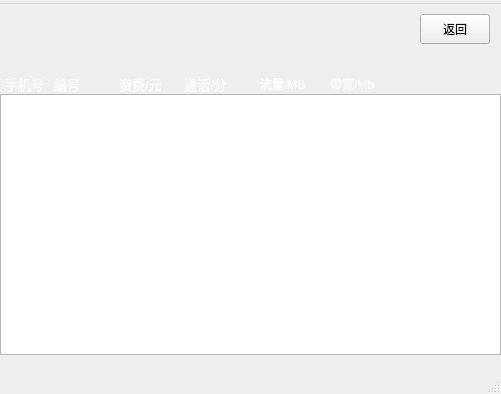
<?xml version="1.0" encoding="UTF-8"?>
<ui version="4.0">
 <class>admin_user_plan</class>
 <widget class="QMainWindow" name="admin_user_plan">
  <property name="geometry">
   <rect>
    <x>0</x>
    <y>0</y>
    <width>501</width>
    <height>394</height>
   </rect>
  </property>
  <property name="windowTitle">
   <string>用户套餐</string>
  </property>
  <widget class="QWidget" name="centralwidget">
   <widget class="QLabel" name="logo">
    <property name="geometry">
     <rect>
      <x>0</x>
      <y>0</y>
      <width>101</width>
      <height>51</height>
     </rect>
    </property>
    <property name="styleSheet">
     <string notr="true">border-image: url(:/logo.jpg);</string>
    </property>
    <property name="text">
     <string/>
    </property>
   </widget>
   <widget class="QPushButton" name="pushButton_back">
    <property name="geometry">
     <rect>
      <x>420</x>
      <y>10</y>
      <width>70</width>
      <height>30</height>
     </rect>
    </property>
    <property name="text">
     <string>返回</string>
    </property>
   </widget>
   <widget class="QLabel" name="label">
    <property name="geometry">
     <rect>
      <x>5</x>
      <y>70</y>
      <width>40</width>
      <height>20</height>
     </rect>
    </property>
    <property name="font">
     <font>
      <pointsize>10</pointsize>
     </font>
    </property>
    <property name="styleSheet">
     <string notr="true">
color: rgb(255, 255, 255);</string>
    </property>
    <property name="text">
     <string>手机号</string>
    </property>
   </widget>
   <widget class="QLabel" name="label_3">
    <property name="geometry">
     <rect>
      <x>54</x>
      <y>70</y>
      <width>51</width>
      <height>20</height>
     </rect>
    </property>
    <property name="font">
     <font>
      <pointsize>10</pointsize>
     </font>
    </property>
    <property name="styleSheet">
     <string notr="true">color: rgb(255, 255, 255);</string>
    </property>
    <property name="text">
     <string>编号</string>
    </property>
   </widget>
   <widget class="QLabel" name="label_4">
    <property name="geometry">
     <rect>
      <x>119</x>
      <y>70</y>
      <width>61</width>
      <height>20</height>
     </rect>
    </property>
    <property name="font">
     <font>
      <pointsize>10</pointsize>
     </font>
    </property>
    <property name="styleSheet">
     <string notr="true">color: rgb(255, 255, 255);</string>
    </property>
    <property name="text">
     <string>资费/元</string>
    </property>
   </widget>
   <widget class="QLabel" name="label_5">
    <property name="geometry">
     <rect>
      <x>184</x>
      <y>70</y>
      <width>51</width>
      <height>20</height>
     </rect>
    </property>
    <property name="font">
     <font>
      <pointsize>10</pointsize>
     </font>
    </property>
    <property name="styleSheet">
     <string notr="true">color: rgb(255, 255, 255);</string>
    </property>
    <property name="text">
     <string>通话/分</string>
    </property>
   </widget>
   <widget class="QListWidget" name="listWidget">
    <property name="geometry">
     <rect>
      <x>0</x>
      <y>90</y>
      <width>501</width>
      <height>261</height>
     </rect>
    </property>
   </widget>
   <widget class="QLabel" name="label_2">
    <property name="geometry">
     <rect>
      <x>260</x>
      <y>70</y>
      <width>50</width>
      <height>20</height>
     </rect>
    </property>
    <property name="styleSheet">
     <string notr="true">color: rgb(255, 255, 255);</string>
    </property>
    <property name="text">
     <string>流量/MB</string>
    </property>
   </widget>
   <widget class="QLabel" name="label_6">
    <property name="geometry">
     <rect>
      <x>330</x>
      <y>70</y>
      <width>50</width>
      <height>20</height>
     </rect>
    </property>
    <property name="styleSheet">
     <string notr="true">color: rgb(255, 255, 255);</string>
    </property>
    <property name="text">
     <string>带宽/Mb</string>
    </property>
   </widget>
  </widget>
  <widget class="QMenuBar" name="menubar">
   <property name="geometry">
    <rect>
     <x>0</x>
     <y>0</y>
     <width>501</width>
     <height>17</height>
    </rect>
   </property>
   <widget class="QMenu" name="menu">
    <property name="title">
     <string/>
    </property>
   </widget>
   <addaction name="menu"/>
  </widget>
  <widget class="QStatusBar" name="statusbar"/>
 </widget>
 <resources/>
 <connections/>
</ui>
